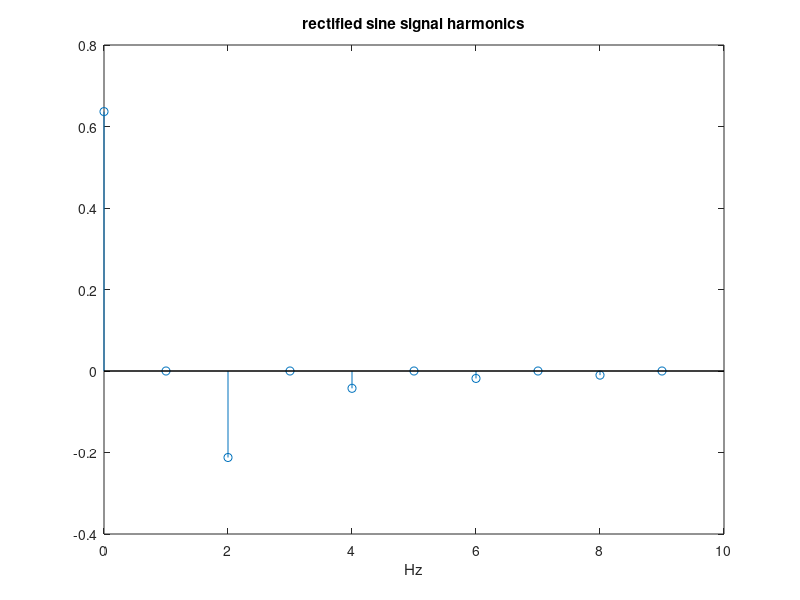

The MATLAB script that drew this image:
%Fourier Transfom of rectified sine signal
fy=1; %signal frequency in Hz
wy=2*pi*fy; %signal frequency in rad/s
Ty=1/fy; %signal period in seconds
N=256;
fs=N*fy; %sampling frequency in Hz
tiv=1/fs; %time interval between samples;
t=0:tiv:(Ty-tiv); %time intervals set
y=abs(sin(wy*t)); %signal data set
fou=fft(y,fs); %Fourier Transform (set of complex numbers)
hmag=real(fou); ah=hmag/N; %get set of harmonic amplitudes
stem(0:9,ah(1:10)); hold on; %plot of first 10 harmonics
plot([0 10],[0 0],'k');
xlabel('Hz'); title('rectified sine signal harmonics');